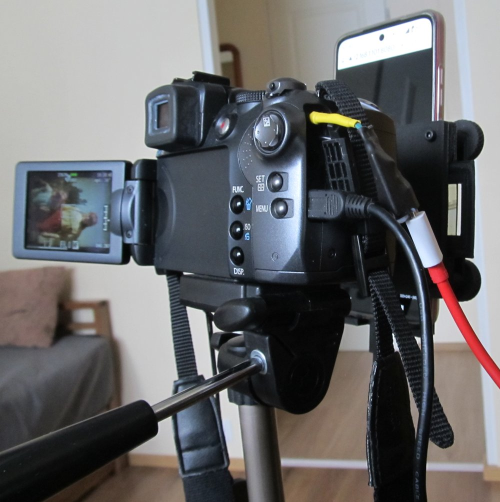
#> input picture images/scanner_view.JPG, 1000 x 1004 px (shown at 1/2 size); its folder holds only this picture in this run
$ python -i rgb2w_gui.py   (imports and definitions only)
#> lines starting #> are read from the running program, lines starting #| are printed output that depends on the picture
#> further down, picture is the input picture: shape (1004, 1000, 3); mean B, G, R 105.8, 104.1, 104.2
import sys
import os
import numpy as np
from PIL import Image, ImageTk
import tifffile
import rawpy
import json
import warnings
import tkinter as tk
from tkinter import filedialog, messagebox, ttk
from pathlib import Path
import matplotlib.pyplot as plt
from matplotlib.backends.backend_tkagg import FigureCanvasTkAgg
from matplotlib.figure import Figure
import scipy.ndimage as ndimage
import cv2

# [1 line not run here, left out]

CONFIG_FILE = os.path.join(os.path.dirname(os.path.abspath(__file__)), 'rgb2w_config.json')


# [25 lines left out: functions load_config, save_config, not called in this run]


# ────────────────────────────────────────────────
# RAW Processing
# ────────────────────────────────────────────────

def fix_bad_pixels_custom(img, strength=1):
#> called with strength = 1
    if img.ndim == 3:
        # Process RGB channels separately
        out = np.empty_like(img, dtype=np.uint16)
        for c in range(3):
            ch = img[:, :, c].astype(np.uint16)
            filtered = cv2.medianBlur(ch, ksize=5)
            out[:, :, c] = filtered
#> this loop made 3 passes
#> pass 1, in fix_bad_pixels_custom, `ch = img[:, :, c].astype(np.uint16)`:
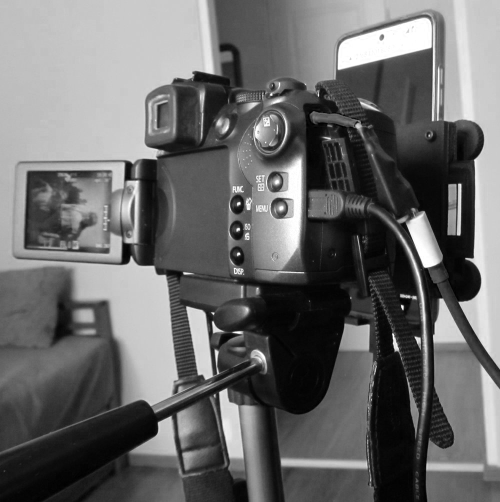
#> ch: shape (1004, 1000) uint16 (shown at 1/2 size); min 0, max 255, mean 105.8
#> pass 2, in fix_bad_pixels_custom, `ch = img[:, :, c].astype(np.uint16)`:
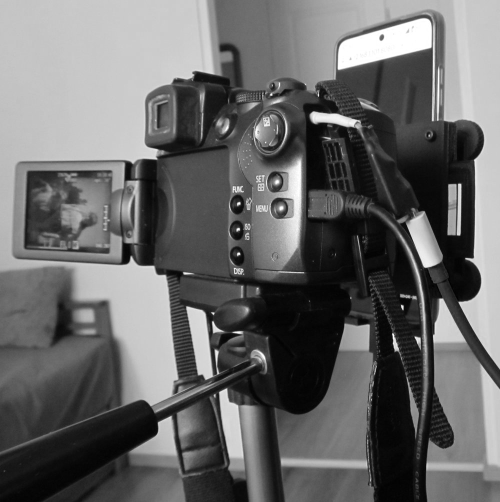
#> ch: shape (1004, 1000) uint16 (shown at 1/2 size); min 0, max 255, mean 104.1
#> after the loop:
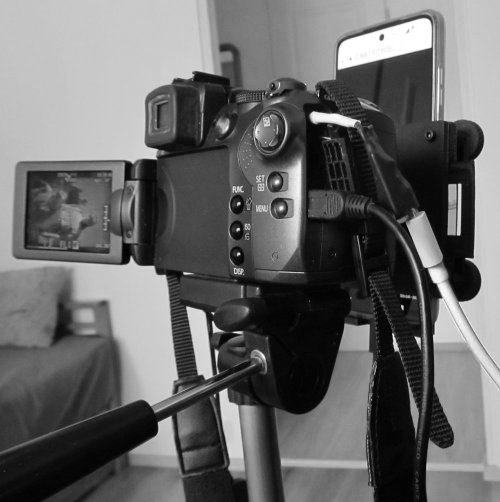
#> ch: shape (1004, 1000) uint16 (shown at 1/2 size); min 0, max 255, mean 104.2
        return out.astype(np.float32)

    # Single channel case (dark frame)
    img_uint16 = img.astype(np.uint16)
    filtered = cv2.medianBlur(img_uint16, ksize=5)

    if strength == 1:
        return filtered.astype(np.float32)

    # Second pass only when strength >= 2
    filtered2 = cv2.medianBlur(filtered, ksize=5)
    return filtered2.astype(np.float32)


# [56 lines left out: functions load_raw_channel, highlight_rolloff, save_compressed_tiff, not called in this run]


# ────────────────────────────────────────────────
# GUI Application
# ────────────────────────────────────────────────

class RGB2WApp:
    # [208 lines left out: functions __init__, update_image, update_histograms, setup_gui, get_strength_value, on_fix_bad_pixels_changed, not called in this run]

    def on_window_mapped(self, event):
        self.root.unbind("<Map>")
        self.root.after(300, self.restore_panes)

    # [48 lines left out: functions restore_panes, _apply_pane_positions, save_panes, on_configure, not called in this run]

    def set_wait_cursor(self):
        self.root.config(cursor="watch")
        self.root.update()

    def set_normal_cursor(self):
        self.root.config(cursor="")

    # [115 lines left out: functions change_folder, load_files, find_smallest_base_number, process_images, not called in this run]

    def apply_changes(self):
        self.process_images(auto=False)

    # [43 lines left out: functions save_files, initial_load, on_closing, not called in this run]


# [4 lines not run here, left out]

>>> import cv2
>>> picture = cv2.imread('../../images/scanner_view.JPG')
>>> result = fix_bad_pixels_custom(picture)
